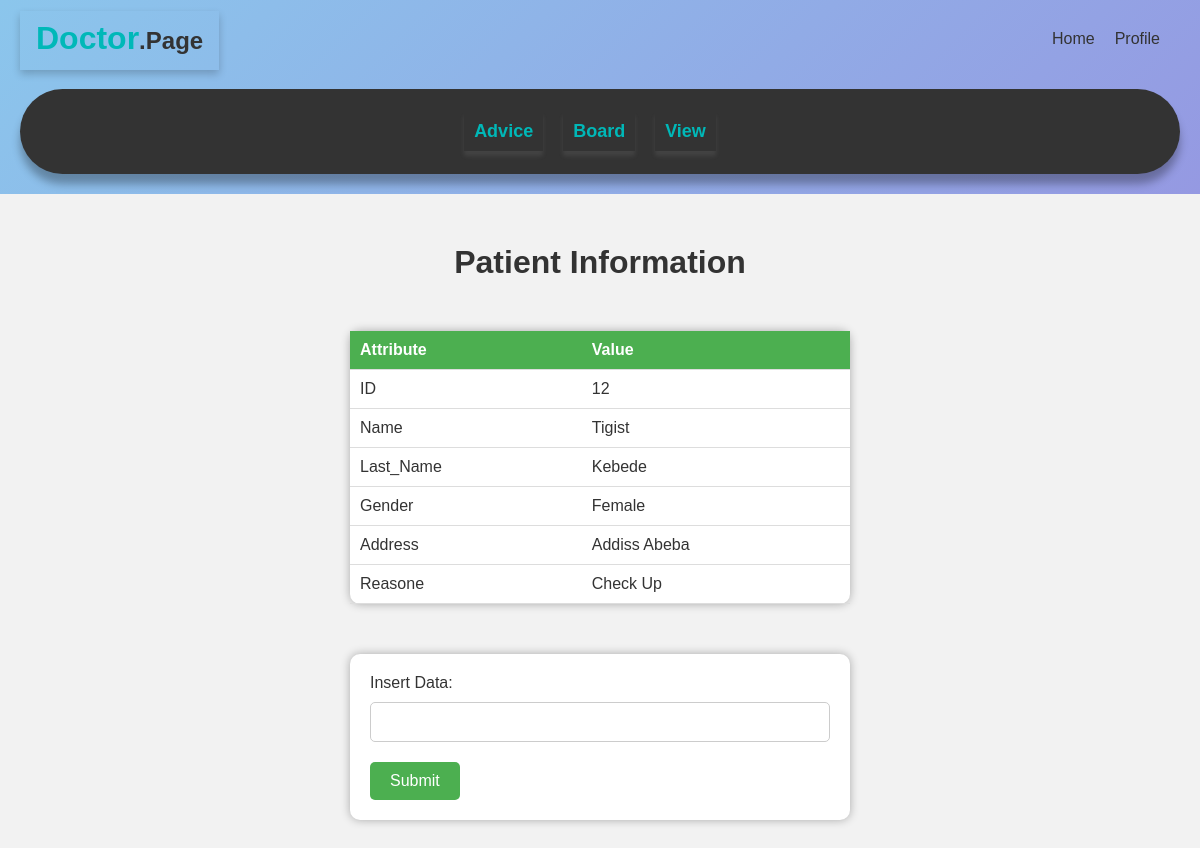
/employee/viewp.php?id=12, run on the app's committed database.
### tables this page shows
CREATE TABLE `approve_patient` (
  `id` int(11) UNSIGNED NOT NULL,
  `first_name` varchar(50) NOT NULL,
  `last_name` varchar(20) NOT NULL,
  `email` varchar(100) NOT NULL,
  `phone` varchar(20) NOT NULL,
  `gender` enum('male','female','other') NOT NULL,
  `city` varchar(50) NOT NULL,
  `reasone` varchar(20) NOT NULL,
  `appointment_id` int(10) UNSIGNED DEFAULT NULL,
  `doctor_name` varchar(30) NOT NULL,
  `see` tinyint(1) NOT NULL DEFAULT 0
);

### employee/viewp.php (the view, shortened to what this page needs)
<!DOCTYPE html>
<html>
<head>
</head>
<body>
    <?php include 'docpheader.php';?>
	<h1>Patient Information</h1>
	<?php
	if (isset($_GET['id'])) {
        $id = $_GET['id'];
        include 'db.php';
        $sql="SELECT *from approve_patient where id='$id'";
        $result=mysqli_query($conn,$sql);
        $patient=mysqli_fetch_array($result);
	?>
		<table>
			<tr>
				<th>Attribute</th>
				<th>Value</th>
			</tr>
			<tr>
				<td>ID</td>
				<td><?php echo $patient['id']; ?></td>
			</tr>
			<tr>
				<td>Name</td>
				<td><?php echo $patient['first_name']; ?></td>
			</tr>
			<tr>
				<td>Last_Name</td>
				<td><?php echo $patient['last_name']; ?></td>
			</tr>
			<tr>
				<td>Gender</td>
				<td><?php echo $patient['gender']; ?></td>
			</tr>
			<tr>
				<td>Address</td>
				<td><?php echo $patient['city']; ?></td>
			</tr>
            <tr>
				<td>Reasone</td>
				<td><?php echo $patient['reasone']; ?></td>
			</tr>
		</table>
		<form method="post" action="update.php">
			<label for="insert-data">Insert Data:</label>
			<input type="text" id="insert-data" name="insert">
			<input type="submit" value="Submit">
		</form>
	<?php
		}
	?>
</body>
</html>

### employee/css/ad.css (style rules this page uses)
* { margin: 0; padding: 0; box-sizing: border-box; }
* { text-decoration:none !important; text-transform:capitalize; box-sizing:border-box; margin:0;padding:0; }
body { font-family: Arial, sans-serif; font-size: 16px; background-image: url("images/hall.jpg"); background-position: center; background-repeat: no-repeat; background-size: cover; color: #333; }

### employee/viewp.php (style rules this page uses)
body { background-color: #f2f2f2; font-family: Arial, sans-serif; font-size: 16px; }
h1 { text-align: center; margin-top: 50px; }
form { margin: 50px auto; width: 500px; padding: 20px; background-color: #fff; border-radius: 10px; box-shadow: 0 0 10px rgba(0, 0, 0, 0.3); }
form label { display: block; margin-bottom: 10px; }
form input[type="text"] { padding: 10px; font-size: 16px; border-radius: 5px; border: 1px solid #ccc; width: 100%; box-sizing: border-box; margin-bottom: 20px; }
form input[type="submit"] { background-color: #4CAF50; color: #fff; padding: 10px 20px; border: none; border-radius: 5px; font-size: 16px; cursor: pointer; }
table { margin: 50px auto; width: 500px; border-collapse: collapse; background-color: #fff; box-shadow: 0 0 10px rgba(0, 0, 0, 0.3); border-radius: 10px; }
th, td { padding: 10px; border-bottom: 1px solid #ddd; text-align: left; }
th { background-color: #4CAF50; color: #fff; }

### data on the page
approve_patient: id "12", first_name "Tigist", last_name "Kebede", gender "Female", city "Addiss Abeba", reasone "Check Up"
